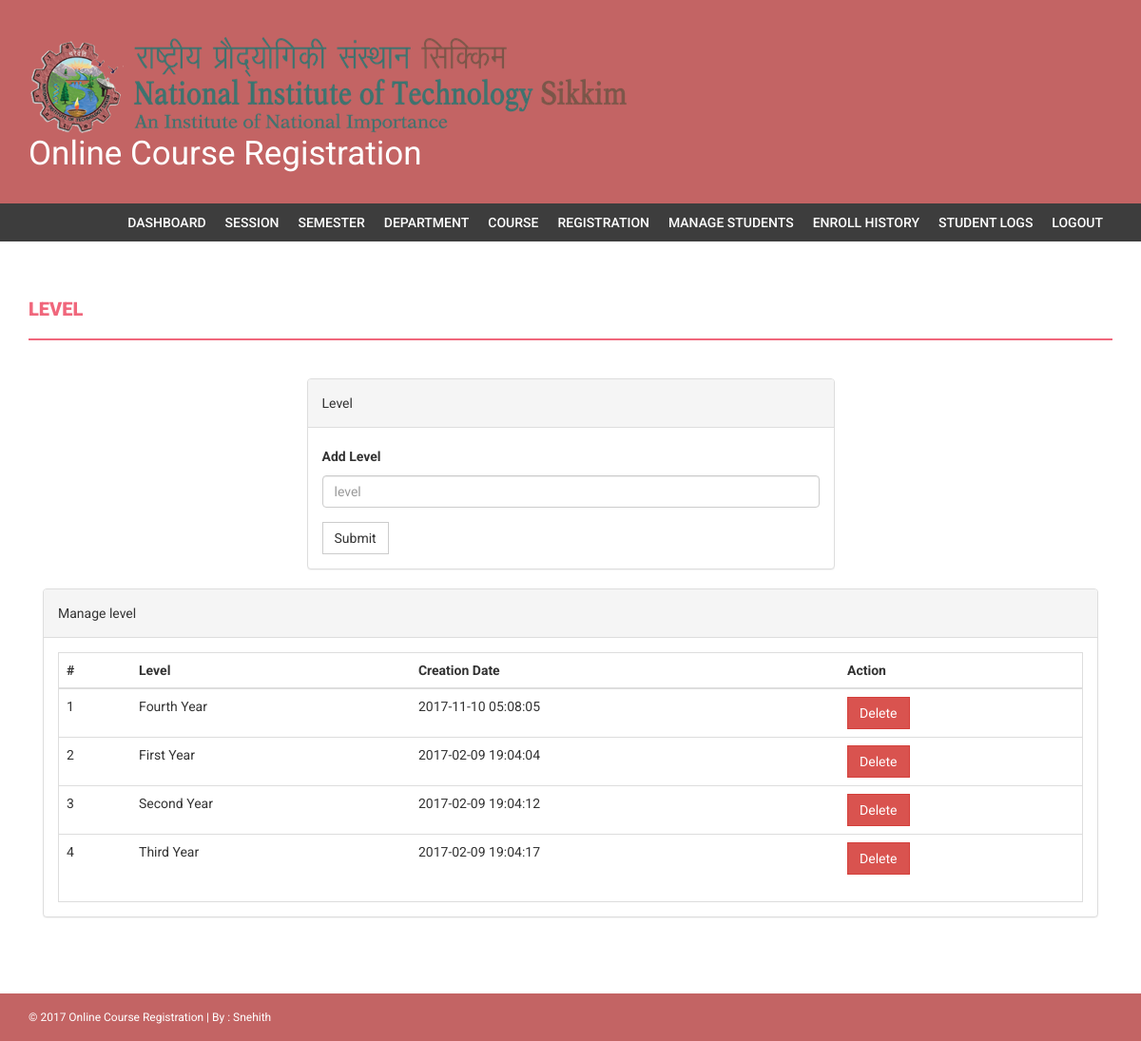
Page /admin/level.php (signed in) on the committed database.
### tables this page shows
CREATE TABLE `level` (
  `id` int(11) NOT NULL,
  `level` varchar(255) NOT NULL,
  `creationDate` timestamp NOT NULL DEFAULT CURRENT_TIMESTAMP
);

### admin/level.php (the view, shortened to what this page needs)
<?php
if(strlen($_SESSION['alogin'])==0)
    {
header('location:index.php');
}
else{
?>
<!DOCTYPE html>
<html xmlns="http://www.w3.org/1999/xhtml">
<head>
    <link href="assets/css/bootstrap.css" rel="stylesheet" />
    <link href="assets/css/font-awesome.css" rel="stylesheet" />
    <link href="assets/css/style.css" rel="stylesheet" />
</head>
<body>
<?php include('includes/header.php');?>
<?php if($_SESSION['alogin']!="")
{
 include('includes/menubar.php');
}
 ?>
    <div class="content-wrapper">
        <div class="container">
              <div class="row">
                    <div class="col-md-12">
                        <h1 class="page-head-line">Level  </h1>
                    </div>
                </div>
                <div class="row" >
                  <div class="col-md-3"></div>
                    <div class="col-md-6">
                        <div class="panel panel-default">
                        <div class="panel-heading">
                           Level
                        </div>
                        <div class="panel-body">
                       <form name="level" method="post">
   <div class="form-group">
    <label for="department">Add Level  </label>
    <input type="text" class="form-control" id="level" name="level" placeholder="level" required />
  </div>
 <button type="submit" name="submit" class="btn btn-default">Submit</button>
</form>
                            </div>
                            </div>
                    </div>
                </div>
                <div class="col-md-12">
                    <div class="panel panel-default">
                        <div class="panel-heading">
                            Manage level
                        </div>
                        <div class="panel-body">
                            <div class="table-responsive table-bordered">
                                <table class="table">
                                    <thead>
                                        <tr>
                                            <th>#</th>
                                            <th>Level</th>
                                            <th>Creation Date</th>
                                            <th>Action</th>
                                        </tr>
                                    </thead>
                                    <tbody>
<?php
$sql=mysql_query("select * from level");
$cnt=1;
while($row=mysql_fetch_array($sql))
{
?>
                                        <tr>
                                            <td><?php echo $cnt;?></td>
                                            <td><?php echo htmlentities($row['level']);?></td>
                                            <td><?php echo htmlentities($row['creationDate']);?></td>
                                            <td>
  <a href="level.php?id=<?php echo $row['id']?>&del=delete" onClick="return confirm('Are you sure you want to delete?')">
                                            <button class="btn btn-danger">Delete</button>
</a>
                                            </td>
                                        </tr>
<?php
$cnt++;
} ?>
                                    </tbody>
                                </table>
                            </div>
                        </div>
                    </div>
                </div>
            </div>
        </div>
  <?php include('includes/footer.php');?>
</body>
</html>
<?php } ?>

### admin/assets/css/style.css (style rules this page uses)
body { font-family: 'Roboto', sans-serif; line-height: 30px; }
.content-wrapper { margin-top: 40px; min-height: 600px; padding-bottom: 60px; }
.page-head-line { font-weight: 900; padding-bottom: 20px; border-bottom: 2px solid #F0677C; text-transform: uppercase; color: #F0677C; font-size: 20px; margin-bottom: 40px; }
.btn { border-radius: 0px; -webkit-border-radius: 0px; -moz-border-radius: 0px; }

### rows in the picture
level: level "Fourth Year", creationDate "2017-11-10 05:08:05"
level: level "First Year", creationDate "2017-02-09 19:04:04"
level: level "Second Year", creationDate "2017-02-09 19:04:12"
level: level "Third Year", creationDate "2017-02-09 19:04:17"
